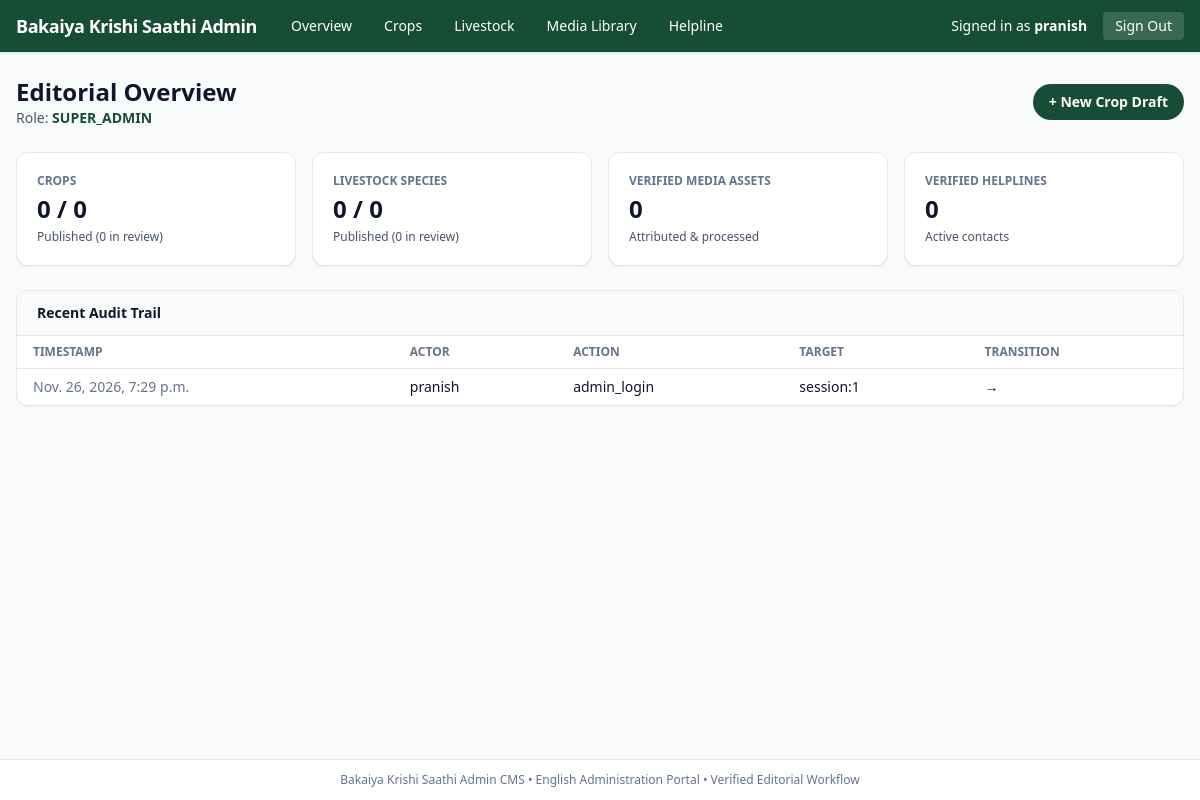
Screenshot of /cms/ (signed in) with the database file from the repository.
### cms/models.py (models this page shows)
class ContentAuditLog(models.Model):
    actor = models.ForeignKey(
        settings.AUTH_USER_MODEL, null=True, blank=True, on_delete=models.SET_NULL
    )
    action = models.CharField(max_length=80)
    target_type = models.CharField(max_length=64)
    target_id = models.CharField(max_length=64)
    from_status = models.CharField(max_length=32, blank=True, default="")
    to_status = models.CharField(max_length=32, blank=True, default="")
    notes = models.TextField(blank=True, default="")
    ip_address = models.GenericIPAddressField(null=True, blank=True)
    created_at = models.DateTimeField(default=timezone.now)
    class Meta:
        ordering = ["-created_at"]

### cms/views.py (the view)
# urls.py: path("", views.dashboard, name="dashboard"),
@cms_role_required()
def dashboard(request):
    context = {
        "role": get_user_role(request.user),
        "crop_total": CropEntry.objects.count(),
        "crop_published": CropEntry.objects.filter(is_published=True).count(),
        "crop_review": CropEntry.objects.filter(review_status="in_review").count(),
        "livestock_total": LivestockEntry.objects.count(),
        "livestock_published": LivestockEntry.objects.filter(is_published=True).count(),
        "livestock_review": LivestockEntry.objects.filter(review_status="in_review").count(),
        "media_total": MediaAsset.objects.count(),
        "helpline_verified": HelplineContactEntry.objects.filter(is_verified=True).count(),
        "recent_logs": ContentAuditLog.objects.select_related("actor")[:12],
    }
    return render(request, "cms/dashboard.html", context)

### cms/auth_security.py (called while the page is built)
def cms_role_required(permission: str | None = None):
    def decorator(view_func):
        @wraps(view_func)
        def _wrapped(request, *args, **kwargs):
            if not request.user.is_authenticated:
                return redirect("cms:login")
            role = get_user_role(request.user)
            if not role:
                return HttpResponseForbidden("Forbidden: Active CMS role required.")
            if permission and not has_cms_permission(request.user, permission):
                return HttpResponseForbidden(f"Forbidden: Missing permission '{permission}'.")
            return view_func(request, *args, **kwargs)
        return _wrapped
    return decorator

    def __call__(self, request):
        response = self.get_response(request)
        response["X-Content-Type-Options"] = "nosniff"
        response["X-Frame-Options"] = "DENY"
        response["Referrer-Policy"] = "strict-origin-when-cross-origin"
        if request.path.startswith("/cms/") or request.path.startswith("/django-admin/"):
            response["Cache-Control"] = "no-store, no-cache, must-revalidate, max-age=0"
        return response

### cms/workflow.py (called while the page is built)
def get_user_role(user) -> str:
    if not user or not user.is_authenticated:
        return ""
    if getattr(user, "is_superuser", False):
        return "super_admin"
    profile = getattr(user, "cms_profile", None)
    if profile and profile.is_active_editor:
        return profile.role
    return ""

### cms/templates/cms/dashboard.html (shortened to what this page needs)
{% extends "cms/base.html" %}
{% block content %}
<div class="space-y-6">
    <div class="flex flex-wrap justify-between items-center gap-4">
        <div>
            <h1 class="text-2xl font-bold text-slate-900">Editorial Overview</h1>
            <p class="text-sm text-slate-600">Role: <span class="font-semibold uppercase text-[#174D36]">{{ role }}</span></p>
        </div>
        <a href="{% url 'cms:crop_create' %}" class="px-4 py-2 rounded-full bg-[#174D36] text-white text-sm font-semibold">+ New Crop Draft</a>
    </div>
    <div class="grid grid-cols-1 sm:grid-cols-2 lg:grid-cols-4 gap-4">
        <div class="bg-white p-5 rounded-xl border shadow-sm">
            <div class="text-xs font-semibold uppercase text-slate-500">Crops</div>
            <div class="text-2xl font-bold mt-1">{{ crop_published }} / {{ crop_total }}</div>
            <div class="text-xs text-slate-600 mt-1">Published ({{ crop_review }} in review)</div>
        </div>
        <div class="bg-white p-5 rounded-xl border shadow-sm">
            <div class="text-xs font-semibold uppercase text-slate-500">Livestock Species</div>
            <div class="text-2xl font-bold mt-1">{{ livestock_published }} / {{ livestock_total }}</div>
            <div class="text-xs text-slate-600 mt-1">Published ({{ livestock_review }} in review)</div>
        </div>
        <div class="bg-white p-5 rounded-xl border shadow-sm">
            <div class="text-xs font-semibold uppercase text-slate-500">Verified Media Assets</div>
            <div class="text-2xl font-bold mt-1">{{ media_total }}</div>
            <div class="text-xs text-slate-600 mt-1">Attributed & processed</div>
        </div>
        <div class="bg-white p-5 rounded-xl border shadow-sm">
            <div class="text-xs font-semibold uppercase text-slate-500">Verified Helplines</div>
            <div class="text-2xl font-bold mt-1">{{ helpline_verified }}</div>
            <div class="text-xs text-slate-600 mt-1">Active contacts</div>
        </div>
    </div>
    <div class="bg-white rounded-xl border shadow-sm overflow-hidden">
        <div class="px-5 py-3 border-b bg-slate-50 font-semibold text-sm">Recent Audit Trail</div>
        <table class="w-full text-sm text-left">
            <thead class="text-xs uppercase text-slate-500 border-b">
                <tr>
                    <th class="px-4 py-2">Timestamp</th>
                    <th class="px-4 py-2">Actor</th>
                    <th class="px-4 py-2">Action</th>
                    <th class="px-4 py-2">Target</th>
                    <th class="px-4 py-2">Transition</th>
                </tr>
            </thead>
            <tbody class="divide-y">
                {% for log in recent_logs %}
                <tr>
                    <td class="px-4 py-2 text-slate-500">{{ log.created_at }}</td>
                    <td class="px-4 py-2 font-medium">{{ log.actor|default:"System" }}</td>
                    <td class="px-4 py-2">{{ log.action }}</td>
                    <td class="px-4 py-2">{{ log.target_type }}:{{ log.target_id }}</td>
                    <td class="px-4 py-2">{{ log.from_status }} &rarr; {{ log.to_status }}</td>
                </tr>
                {% empty %}
                <tr><td colspan="5" class="px-4 py-6 text-center text-slate-500">No audit entries recorded yet.</td></tr>
                {% endfor %}
            </tbody>
        </table>
    </div>
</div>
{% endblock %}

### cms/templates/cms/base.html (shortened to what this page needs)
<!DOCTYPE html>
<html lang="en" class="h-full bg-slate-50">
<head>
    <script src="https://cdn.tailwindcss.com"></script>
</head>
<body class="min-h-screen flex flex-col bg-slate-50 text-slate-900">
    {% if user.is_authenticated %}
    <header class="bg-[#174D36] text-white shadow">
        <div class="max-w-7xl mx-auto px-4 py-3 flex flex-wrap items-center justify-between gap-4">
            <div class="flex items-center space-x-6">
                <a href="{% url 'cms:dashboard' %}" class="font-bold text-lg tracking-tight">Bakaiya Krishi Saathi Admin</a>
                <nav class="flex flex-wrap gap-3 text-sm font-medium">
                    <a href="{% url 'cms:dashboard' %}" class="px-2.5 py-1 rounded hover:bg-emerald-800">Overview</a>
                    <a href="{% url 'cms:crops_list' %}" class="px-2.5 py-1 rounded hover:bg-emerald-800">Crops</a>
                    <a href="{% url 'cms:livestock_list' %}" class="px-2.5 py-1 rounded hover:bg-emerald-800">Livestock</a>
                    <a href="{% url 'cms:media_library' %}" class="px-2.5 py-1 rounded hover:bg-emerald-800">Media Library</a>
                    <a href="{% url 'cms:helpline_list' %}" class="px-2.5 py-1 rounded hover:bg-emerald-800">Helpline</a>
                </nav>
            </div>
            <div class="flex items-center space-x-4 text-sm">
                <span>Signed in as <strong>{{ user.username }}</strong></span>
                <form action="{% url 'cms:logout' %}" method="post" class="inline">
                    <button type="submit" class="px-3 py-1 rounded bg-white/15 hover:bg-white/25">Sign Out</button>
                </form>
            </div>
        </div>
    </header>
    {% endif %}
    <main class="flex-1 max-w-7xl w-full mx-auto px-4 py-6">
        {% block content %}{% endblock %}
    </main>
    <footer class="border-t bg-white py-3 text-center text-xs text-slate-500">
        Bakaiya Krishi Saathi Admin CMS • English Administration Portal • Verified Editorial Workflow
    </footer>
</body>
</html>

### rows the page displays
ContentAuditLog: created_at "Nov. 26, 2026, 7:29 p.m.", actor "pranish", action "admin_login", target_type "session", target_id "1"

### other values shown
{{ user.username }} "pranish"
{{ role }} "SUPER_ADMIN"
{{ crop_published }} "0"
{{ crop_total }} "0"
{{ crop_review }} "0"
{{ livestock_published }} "0"
{{ livestock_total }} "0"
{{ livestock_review }} "0"
{{ media_total }} "0"
{{ helpline_verified }} "0"
